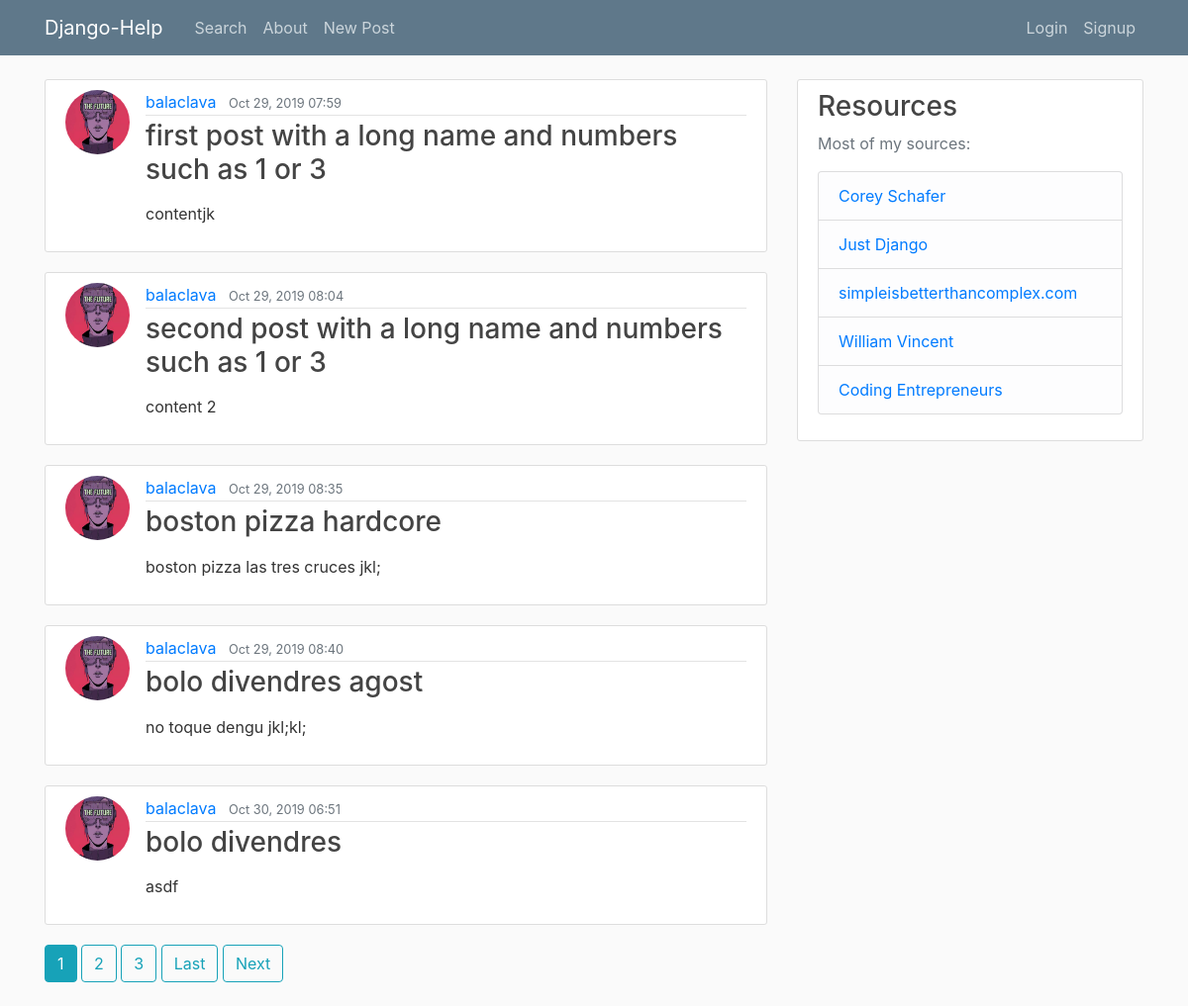
The app's page /results/ with its own data.
### blog/models.py (models this page shows, shortened)
class Post(models.Model):
    title = models.CharField(max_length=150)
    content = models.TextField()
    date = models.DateTimeField(auto_now_add=True)
    author = models.ForeignKey(
        CustomUser,
        on_delete=models.CASCADE
    )
    slug = models.SlugField(unique=True)
    tags = TaggableManager(blank=True)
    comments = GenericRelation(Comment)
    def partial_content(self):
        if len(self.content) > 320:
            return self.content[:320] + '...'
        else:
            return self.content

### users/models.py (models this page shows, shortened)
class CustomUser(AbstractUser):
    email = models.EmailField(unique=True)

class Profile(models.Model):
    user = models.OneToOneField(CustomUser, on_delete=models.CASCADE)
    image = models.ImageField(
        default='new_default.jpg', upload_to='profile_pics')

### blog/views.py (the view)
# urls.py: path('results/', views.SearchResultsView.as_view(), name='results'),
class SearchResultsView(ListView):
    model = Post
    template_name = 'blog/results.html'
    context_object_name = 'posts'
    paginate_by = 5
    def get_queryset(self):
        query = self.request.GET.get('query')
        tags = self.request.GET.getlist('tags')
        if query and tags:
            object_list = Post.objects.filter(
                Q(title__icontains=query) | Q(content__icontains=query) | Q(tags__name__in=tags)).distinct()
            return object_list
        elif query:
            object_list = Post.objects.filter(
                Q(title__icontains=query) | Q(content__icontains=query)).distinct()
            return object_list
        elif tags:
            object_list = Post.objects.filter(tags__name__in=tags).distinct()
            return object_list
        else:
            return Post.objects.all().distinct()

### blog/templatetags/query_extras.py (called while the page is built)
@register.simple_tag(takes_context=True)
def query_transform(context, **kwargs):
    query = context['request'].GET.copy()
    for k, v in kwargs.items():
        query[k] = v
    return query.urlencode()

### blog/templates/blog/results.html (shortened to what this page needs)
{% extends 'blog/base.html' %}
{% load query_extras %}
{% block content %}
{% for post in posts %}
<article class="media content-section">
    <img class="rounded-circle article-img" src="{{ post.author.profile.image.url }}">
    <div class="media-body">
        <div class="article-metadata">
            <a class="mr-2" href="{% url 'user_posts' post.author %}">{{ post.author }}</a>
            <small class="text-muted">{{ post.date|date:'M d, Y H:i' }}</small>
        </div>
        <h3><a class="article-title" href="{% url 'post_detail' post.slug %}">{{ post.title }}</a></h3>
        <p class="article-content">{{ post.partial_content|linebreaks }}</p>
    </div>
</article>
{% endfor %}
{% if is_paginated %}
{% for num in page_obj.paginator.page_range %}
{% if num == page_obj.number %}
<a class='btn btn-info mb-4' href="?{% query_transform page=num %}">{{ num }}</a>
{% elif num > page_obj.number|add:'-3' and num < page_obj.number|add:'3' %}
<a class='btn btn-outline-info mb-4' href="?{% query_transform page=num %}">{{ num }}</a>
{% endif %}
{% endfor %}
{% if page_obj.has_next %}
<a class='btn btn-outline-info mb-4' href="?{% query_transform page=page_obj.paginator.num_pages %}">Last</a>
{% if page_obj.next_page_number != page_obj.paginator.num_pages %}
<a class='btn btn-outline-info mb-4' href="?{% query_transform page=page_obj.next_page_number %}">Next</a>
{% endif %}
{% endif %}
{% endif %}
{% endblock content %}

### blog/static/blog/main.css (style rules this page uses)
body { background: #fafafa; color: #333333; margin-top: 5rem; }
h1, h2, h3, h4, h5, h6 { color: #444444; }
.content-section { background: #ffffff; padding: 10px 20px; border: 1px solid #dddddd; border-radius: 3px; margin-bottom: 20px; }
.article-title { color: #444444; }
.article-content { white-space: pre-line; }
.article-img { height: 65px; width: 65px; margin-right: 16px; }
.article-metadata { padding-bottom: 1px; margin-bottom: 4px; border-bottom: 1px solid #e3e3e3 }

### records on screen
Post: author.profile.image (placeholder picture), author "balaclava", date "Oct 29, 2019 07:59", title "first post with a long name and numbers such as 1 or 3", partial_content "contentjk"
Post: author.profile.image (placeholder picture), author "balaclava", date "Oct 29, 2019 08:04", title "second post with a long name and numbers such as 1 or 3", partial_content "content 2"
Post: author.profile.image (placeholder picture), author "balaclava", date "Oct 29, 2019 08:35", title "boston pizza hardcore", partial_content "boston pizza las tres cruces jkl;"
Post: author.profile.image (placeholder picture), author "balaclava", date "Oct 29, 2019 08:40", title "bolo divendres agost", partial_content "no toque dengu jkl;kl;"
Post: author.profile.image (placeholder picture), author "balaclava", date "Oct 30, 2019 06:51", title "bolo divendres", partial_content "asdf"

### other values on screen
{{ num }} "1"
{{ num }} "2" "3"
